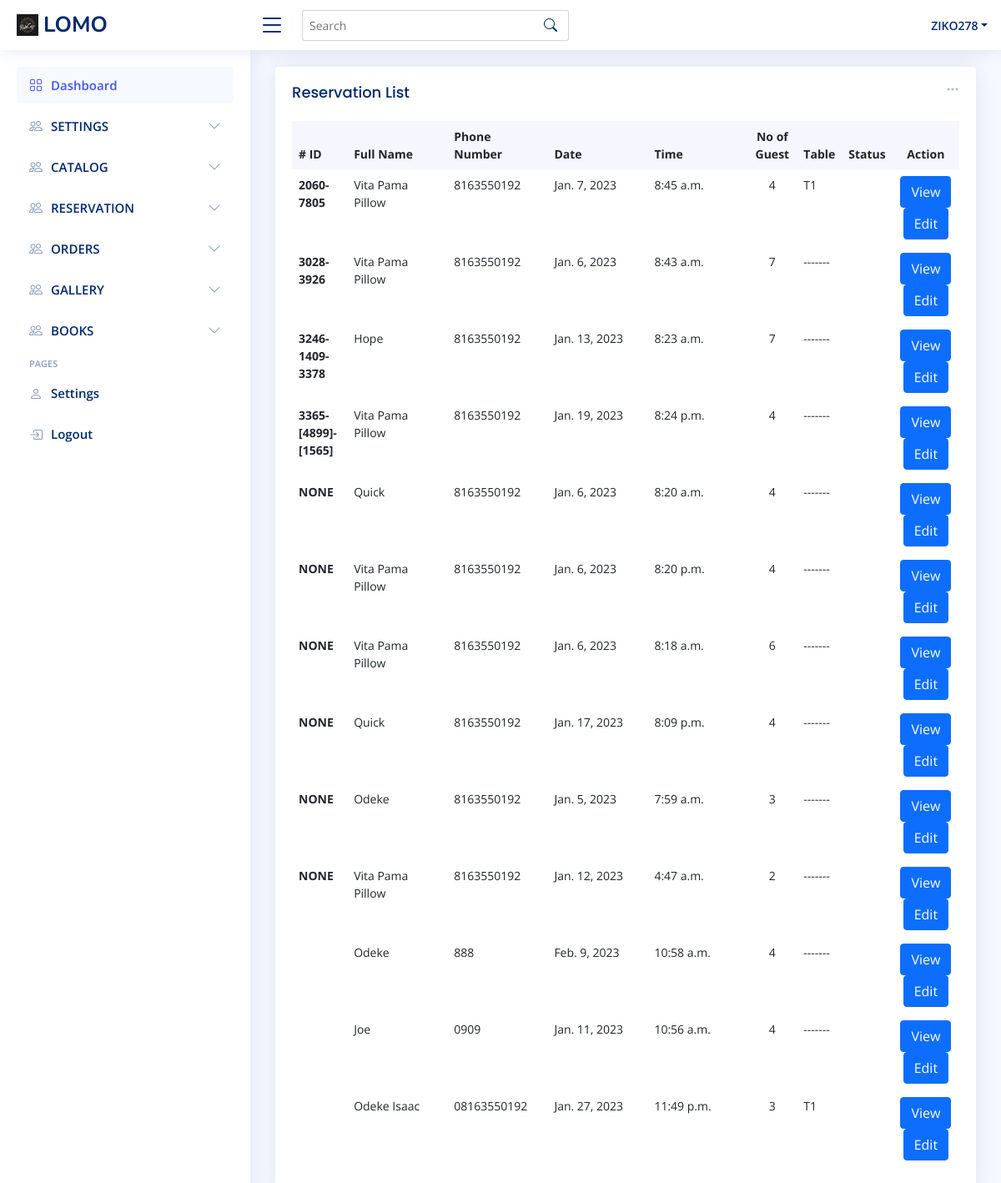
The page /reservation/index (signed in) on the database its author committed.
### admin_site/models.py (models this page shows)
class SiteInfoModel(models.Model):
    name = models.CharField(max_length=100)
    logo = models.FileField(upload_to='images/logo', null=True, blank=True)
    mobile_1 = models.CharField(max_length=20, null=True, blank=True)
    mobile_2 = models.CharField(max_length=20, null=True, blank=True)
    email = models.EmailField(max_length=100, null=True, blank=True)
    whatsapp = models.CharField(max_length=30, null=True, blank=True)
    working_hour = models.CharField(max_length=100, null=True, blank=True)
    facebook_link = models.URLField(null=True, blank=True)
    instagram_link = models.URLField(null=True, blank=True)
    twitter_link = models.URLField(null=True, blank=True)
    address = models.TextField(null=True, blank=True)

### reservation/models.py (models this page shows, shortened)
class ReservationModel(models.Model):
    code = models.CharField(max_length=25, blank=True, null=True)
    full_name = models.CharField(max_length=200)
    mobile = models.CharField(max_length=20)
    email = models.EmailField()
    number_of_guest = models.IntegerField()
    date = models.DateField()
    time = models.TimeField()
    preference = models.ForeignKey(PreferenceModel, on_delete=models.SET_NULL, blank=True, null=True)
    table = models.ForeignKey(TableModel, on_delete=models.SET_NULL, blank=True, null=True)
    staff = models.ForeignKey(User, on_delete=models.SET_NULL, blank=True, null=True, related_name='staff')
    user = models.ForeignKey(User, on_delete=models.SET_NULL, blank=True, null=True)
    STATUS = (('confirmed', 'CONFIRMED'), ('pending', 'PENDING'))
    confirmation_status = models.CharField(max_length=20, choices=STATUS, blank=True, default='confirmed')
    arrival_status = models.CharField(max_length=20, choices=STATUS, blank=True, default='pending')
    MODE = (('offline', 'OFFLINE'), ('online', 'ONLINE'))
    mode = models.CharField(max_length=20, choices=MODE, blank=True, default='offline')
    created_at = models.DateTimeField(auto_now_add=True, blank=True)

class TableModel(models.Model):
    name = models.CharField(max_length=100)
    minimum_guest = models.IntegerField()
    maximum_guest = models.IntegerField()
    STATUS = (('available', 'AVAILABLE'), ('reserved', 'RESERVED'), ('occupied', 'OCCUPIED'), ('maintenance', 'MAINTENANCE'))
    status = models.CharField(max_length=20, choices=STATUS, default='available')
    def __str__(self):
        return self.name.upper()

### reservation/views.py (the view)
# urls.py: path('index', ReservationListView.as_view(), name='reservation_index'),
class ReservationListView(LoginRequiredMixin, ListView):
    model = ReservationModel
    fields = '__all__'
    template_name = 'reservation/reservation/index.html'
    context_object_name = "reservation_list"
    def get_queryset(self, **kwargs):
        return ReservationModel.objects.all().order_by('created_at').reverse()
    def get_context_data(self, **kwargs):
        context = super().get_context_data(**kwargs)
        return context

### home/context_processors.py (called while the page is built)
def layout_variable(request):
    site_info = SiteInfoModel.objects.first()
    reservation_form = ReservationForm
    return {
        'site_info': site_info,
        'reservation_form': reservation_form
        }

### reservation/templates/reservation/reservation/index.html (shortened to what this page needs)
{% extends 'site_admin/layout.html' %}
{% load static %}
{% load humanize %}
{% block 'main' %}
<form>
    <div class="col-12">
        <div class="card recent-sales overflow-auto">
            <div class="filter">
                <a class="icon" href="#" data-bs-toggle="dropdown"><i class="bi bi-three-dots"></i></a>
            </div>
            <div class="card-body">
                    <h5 class="card-title">Reservation List</h5>
                <table class="table table-borderless datatable">
                    <thead>
                    <tr>
                        <th scope="col"># ID</th>
                        <th scope="col" style="min-width:120px">Full Name</th>
						<th scope="col" style="min-width:120px">Phone Number</th>
						<th scope="col" style="min-width:120px">Date</th>
						<th scope="col" style="min-width:120px">Time</th>
						<th scope="col"  class="text-center">No of Guest</th>
						<th scope="col"  class="text-center">Table</th>
						<th scope="col"  class="text-center">Status</th>
                        <th scope="col" class="text-center">Action</th>
                    </tr>
                    </thead>
                    <tbody>
                    {% if reservation_list %}
                    {% for reservation in reservation_list %}
                        <tr>
                            <th scope="row">{{ reservation.code|upper }}</th>
                            <td>{{ reservation.full_name|title }} </td>
							<td>{{ reservation.mobile }} </td>
							<td>{{ reservation.date|date }} </td>
							<td>{{ reservation.time|time }} </td>
							<td class="text-center">{{ reservation.number_of_guest }} </td>
							<td>{% if reservation.table %}{{ reservation.table|title}} {% else %} ------- {% endif %} </td>
							<td> </td>
                            <td class="text-center">
								<a class="btn btn-primary" href="{% url 'reservation_detail' reservation.id %}">View</a>
								<a class="btn btn-primary" href="{% url 'reservation_edit' reservation.id %}">Edit</a>
							</td>
                        </tr>
                    {% endfor %}
                    {% else %}
                        <tr><td colspan="5"><h3 class="text-center">No Reservation Made</h3></td></tr>
                    {% endif %}
                    </tbody>
                </table>
            </div>
        </div>
    </div>
</form>
{%endblock %}

### admin_site/templates/site_admin/layout.html (shortened to what this page needs)
<!DOCTYPE html>
{% load static %}
<html lang="en">
<head>
  <link href="{% static 'admin_site/vendor/bootstrap/css/bootstrap.min.css' %}" rel="stylesheet">
  <link href="{% static 'admin_site/vendor/bootstrap-icons/bootstrap-icons.css' %}" rel="stylesheet">
  <link href="{% static 'admin_site/vendor/boxicons/css/boxicons.min.css' %}" rel="stylesheet">
  <link href="{% static 'admin_site/vendor/quill/quill.snow.css' %}" rel="stylesheet">
  <link href="{% static 'admin_site/vendor/quill/quill.bubble.css' %}" rel="stylesheet">
  <link href="{% static 'admin_site/vendor/remixicon/remixicon.css' %}" rel="stylesheet">
  <link href="{% static 'admin_site/vendor/simple-datatables/style.css' %}" rel="stylesheet">
  <link href="{% static 'admin_site/styles/style.css' %}" rel="stylesheet">
</head>
<body>
  <header id="header" class="header fixed-top d-flex align-items-center">
    <div class="d-flex align-items-center justify-content-between">
      <a href="{% url 'admin_dashboard' %}" class="logo d-flex align-items-center">
        {% if site_info.logo %}<img src="/media/{{site_info.logo}}" alt="">{% endif %}
        <span class="d-none d-lg-block">{{site_info.name|upper}}</span>
      </a>
      <i class="bi bi-list toggle-sidebar-btn"></i>
    </div>
    <div class="search-bar">
      <form class="search-form d-flex align-items-center" method="POST" action="#">
        <input type="text" name="query" placeholder="Search" title="Enter search keyword">
        <button type="submit" title="Search"><i class="bi bi-search"></i></button>
      </form>
    </div>
    <nav class="header-nav ms-auto">
      <ul class="d-flex align-items-center">
        <li class="nav-item dropdown pe-3">
          <a class="nav-link nav-profile d-flex align-items-center pe-0" href="#" data-bs-toggle="dropdown">
            <span class="d-none d-md-block dropdown-toggle ps-2">{{ user|upper }}</span>
          </a>
        </li>
      </ul>
    </nav>
  </header>
  <aside id="sidebar" class="sidebar">
    <ul class="sidebar-nav" id="sidebar-nav">
      <li class="nav-item">
        <a class="nav-link " href="{% url 'admin_dashboard' %}">
          <i class="bi bi-grid"></i>
          <span>Dashboard</span>
        </a>
      </li>
      <li class="nav-item">
        <a class="nav-link collapsed" data-bs-target="#staff" data-bs-toggle="collapse" href="#">
          <i class="bi bi-people"></i><span>SETTINGS</span><i class="bi bi-chevron-down ms-auto"></i>
        </a>
      </li>
      <li class="nav-item">
        <a class="nav-link collapsed" data-bs-target="#catalog" data-bs-toggle="collapse" href="#">
          <i class="bi bi-people"></i><span>CATALOG</span><i class="bi bi-chevron-down ms-auto"></i>
        </a>
      </li>
	  <li class="nav-item">
        <a class="nav-link collapsed" data-bs-target="#reservation" data-bs-toggle="collapse" href="#">
          <i class="bi bi-people"></i><span>RESERVATION</span><i class="bi bi-chevron-down ms-auto"></i>
        </a>
      </li>
	  <li class="nav-item">
        <a class="nav-link collapsed" data-bs-target="#order" data-bs-toggle="collapse" href="#">
          <i class="bi bi-people"></i><span>ORDERS</span><i class="bi bi-chevron-down ms-auto"></i>
        </a>
      </li>
	  <li class="nav-item">
        <a class="nav-link collapsed" data-bs-target="#gallery" data-bs-toggle="collapse" href="#">
          <i class="bi bi-people"></i><span>GALLERY</span><i class="bi bi-chevron-down ms-auto"></i>
        </a>
      </li>
	  <li class="nav-item">
        <a class="nav-link collapsed" data-bs-target="#book" data-bs-toggle="collapse" href="#">
          <i class="bi bi-people"></i><span>BOOKS</span><i class="bi bi-chevron-down ms-auto"></i>
        </a>
      </li>
      <li class="nav-heading">Pages</li>
      <li class="nav-item">
        <a class="nav-link collapsed" href="users-profile.html">
          <i class="bi bi-person"></i>
          <span>Settings</span>
        </a>
      </li>
      <li class="nav-item">
        <a class="nav-link collapsed" href="pages-login.html">
          <i class="bi bi-box-arrow-in-right"></i>
          <span>Logout</span>
        </a>
      </li>
    </ul>
  </aside>
  <main id="main" class="main">
    <section class="section dashboard">
      {% block 'main' %} {% endblock %}
    </section>
  </main>
</body>
</html>

### admin_site/static/admin_site/styles/style.css (style rules this page uses)
:root { scroll-behavior: smooth; }
body { font-family: "Open Sans", sans-serif; background: #f6f9ff; color: #444444; }
a { color: #4154f1; text-decoration: none; }
h1, h2, h3, h4, h5, h6 { font-family: "Nunito", sans-serif; }
#main { margin-top: 60px; padding: 20px 30px; transition: all 0.3s; }
.card { margin-bottom: 30px; border: none; border-radius: 5px; box-shadow: 0px 0 30px rgba(1, 41, 112, 0.1); }
.card-title { padding: 20px 0 15px 0; font-size: 18px; font-weight: 500; color: #012970; font-family: "Poppins", sans-serif; }
.card-body { padding: 0 20px 20px 20px; }
.logo { line-height: 1; }
@media (min-width: 1200px) { .logo { width: 280px; } }
.logo img { max-height: 26px; margin-right: 6px; }
.logo span { font-size: 26px; font-weight: 700; color: #012970; font-family: "Nunito", sans-serif; }
.header { transition: all 0.5s; z-index: 997; height: 60px; box-shadow: 0px 2px 20px rgba(1, 41, 112, 0.1); background-color: #fff; padding-left: 20px; }
.header .toggle-sidebar-btn { font-size: 32px; padding-left: 10px; cursor: pointer; color: #012970; }
.header .search-bar { min-width: 360px; padding: 0 20px; }
.header .search-form { width: 100%; }
.header .search-form input { border: 0; font-size: 14px; color: #012970; border: 1px solid rgba(1, 41, 112, 0.2); padding: 7px 38px 7px 8px; border-radius: 3px; transition: 0.3s; width: 100%; }
.header .search-form button { border: 0; padding: 0; margin-left: -30px; background: none; }
.header .search-form button i { color: #012970; }
.header-nav ul { list-style: none; }
.header-nav > ul { margin: 0; padding: 0; }
.header-nav .nav-profile { color: #012970; }
.header-nav .nav-profile span { font-size: 14px; font-weight: 600; }
.sidebar { position: fixed; top: 60px; left: 0; bottom: 0; width: 300px; z-index: 996; transition: all 0.3s; padding: 20px; overflow-y: auto; scrollbar-width: thin; scrollbar-color: #aab7cf transparent; box-shadow: 0px 0px 20px rgba(1, 41, 112, 0.1); background-color: #fff; }
@media (min-width: 1200px) { #main, #footer { margin-left: 300px; } }
.sidebar-nav { padding: 0; margin: 0; list-style: none; }
.sidebar-nav li { padding: 0; margin: 0; list-style: none; }
.sidebar-nav .nav-item { margin-bottom: 5px; }
.sidebar-nav .nav-heading { font-size: 11px; text-transform: uppercase; color: #899bbd; font-weight: 600; margin: 10px 0 5px 15px; }
.sidebar-nav .nav-link { display: flex; align-items: center; font-size: 15px; font-weight: 600; color: #4154f1; transition: 0.3; background: #f6f9ff; padding: 10px 15px; border-radius: 4px; }
.sidebar-nav .nav-link i { font-size: 16px; margin-right: 10px; color: #4154f1; }
.sidebar-nav .nav-link.collapsed { color: #012970; background: #fff; }
.sidebar-nav .nav-link.collapsed i { color: #899bbd; }
.sidebar-nav .nav-link .bi-chevron-down { margin-right: 0; transition: transform 0.2s ease-in-out; }
.dashboard .filter { position: absolute; right: 0px; top: 15px; }
.dashboard .filter .icon { color: #aab7cf; padding-right: 20px; padding-bottom: 5px; transition: 0.3s; font-size: 16px; }
.dashboard .recent-sales { font-size: 14px; }
.dashboard .recent-sales .table thead { background: #f6f6fe; }
.dashboard .recent-sales .table thead th { border: 0; }

### rows shown on the page
SiteInfoModel: logo (picture), name "LOMO"
ReservationModel: code "2060-7805", full_name "Vita Pama Pillow", mobile "8163550192", date "Jan. 7, 2023", time "8:45 a.m.", number_of_guest "4", table "T1"
ReservationModel: code "3028-3926", full_name "Vita Pama Pillow", mobile "8163550192", date "Jan. 6, 2023", time "8:43 a.m.", number_of_guest "7"
ReservationModel: code "3246-1409-3378", full_name "Hope", mobile "8163550192", date "Jan. 13, 2023", time "8:23 a.m.", number_of_guest "7"
ReservationModel: code "3365-[4899]-[1565]", full_name "Vita Pama Pillow", mobile "8163550192", date "Jan. 19, 2023", time "8:24 p.m.", number_of_guest "4"
ReservationModel: code "NONE", full_name "Quick", mobile "8163550192", date "Jan. 6, 2023", time "8:20 a.m.", number_of_guest "4"
ReservationModel: code "NONE", full_name "Vita Pama Pillow", mobile "8163550192", date "Jan. 6, 2023", time "8:20 p.m.", number_of_guest "4"
ReservationModel: code "NONE", full_name "Vita Pama Pillow", mobile "8163550192", date "Jan. 6, 2023", time "8:18 a.m.", number_of_guest "6"
ReservationModel: code "NONE", full_name "Quick", mobile "8163550192", date "Jan. 17, 2023", time "8:09 p.m.", number_of_guest "4"
ReservationModel: code "NONE", full_name "Odeke", mobile "8163550192", date "Jan. 5, 2023", time "7:59 a.m.", number_of_guest "3"
ReservationModel: code "NONE", full_name "Vita Pama Pillow", mobile "8163550192", date "Jan. 12, 2023", time "4:47 a.m.", number_of_guest "2"
ReservationModel: full_name "Odeke", mobile "888", date "Feb. 9, 2023", time "10:58 a.m.", number_of_guest "4"
ReservationModel: full_name "Joe", mobile "0909", date "Jan. 11, 2023", time "10:56 a.m.", number_of_guest "4"
ReservationModel: full_name "Odeke Isaac", mobile "08163550192", date "Jan. 27, 2023", time "11:49 p.m.", number_of_guest "3", table "T1"

### other values the page prints
{{ user|upper }} "ZIKO278"
